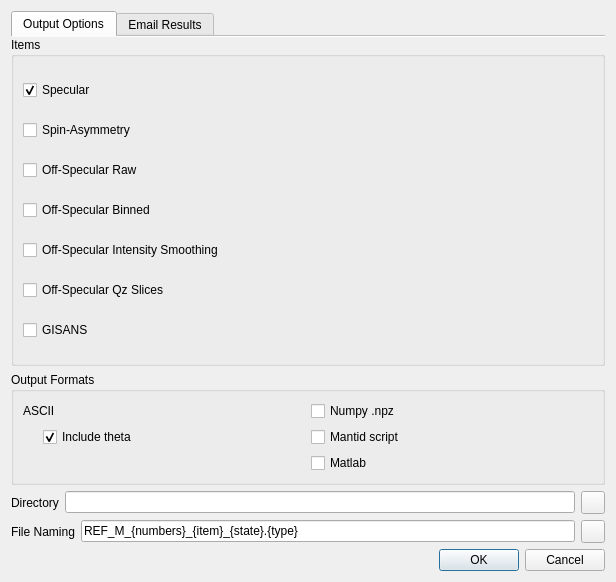
<?xml version="1.0" encoding="UTF-8"?>
<ui version="4.0">
  <class>Dialog</class>
  <widget class="QDialog" name="Dialog">
    <property name="geometry">
      <rect>
        <x>0</x>
        <y>0</y>
        <width>616</width>
        <height>582</height>
      </rect>
    </property>
    <property name="windowTitle">
      <string>Reduction Options</string>
    </property>
    <property name="windowIcon">
      <iconset>
        <normaloff>../../icons/logo.png</normaloff>../../icons/logo.png</iconset>
    </property>
    <layout class="QVBoxLayout" name="verticalLayout_4">
      <item>
        <widget class="QTabWidget" name="tabWidget">
          <property name="currentIndex">
            <number>0</number>
          </property>
          <property name="documentMode">
            <bool>true</bool>
          </property>
          <widget class="QWidget" name="tab">
            <attribute name="title">
              <string>Output Options</string>
            </attribute>
            <layout class="QVBoxLayout" name="verticalLayout_2">
              <property name="leftMargin">
                <number>0</number>
              </property>
              <property name="topMargin">
                <number>0</number>
              </property>
              <property name="rightMargin">
                <number>0</number>
              </property>
              <property name="bottomMargin">
                <number>0</number>
              </property>
              <item>
                <widget class="QGroupBox" name="groupBox_2">
                  <property name="sizePolicy">
                    <sizepolicy hsizetype="Preferred" vsizetype="Expanding">
                      <horstretch>0</horstretch>
                      <verstretch>0</verstretch>
                    </sizepolicy>
                  </property>
                  <property name="title">
                    <string>Items</string>
                  </property>
                  <layout class="QVBoxLayout" name="verticalLayout">
                    <item>
                      <widget class="QCheckBox" name="exportSpecular">
                        <property name="text">
                          <string>Specular</string>
                        </property>
                        <property name="checked">
                          <bool>true</bool>
                        </property>
                      </widget>
                    </item>
                    <item>
                      <widget class="QCheckBox" name="export_SA">
                        <property name="enabled">
                          <bool>true</bool>
                        </property>
                        <property name="text">
                          <string>Spin-Asymmetry</string>
                        </property>
                      </widget>
                    </item>
                    <item>
                      <widget class="QCheckBox" name="exportOffSpecular">
                        <property name="text">
                          <string>Off-Specular Raw</string>
                        </property>
                      </widget>
                    </item>
                    <item>
                      <widget class="QCheckBox" name="exportOffSpecularSmoothed">
                        <property name="text">
                          <string>Off-Specular Binned</string>
                        </property>
                      </widget>
                    </item>
                    <item>
                      <widget class="QCheckBox" name="intensitySmoothingCheckbox">
                        <property name="toolTip">
                          <string>Apply smoothing algorithm to off-specular intensity data</string>
                        </property>
                        <property name="text">
                          <string>Off-Specular Intensity Smoothing</string>
                        </property>
                      </widget>
                    </item>
                    <item>
                      <widget class="QCheckBox" name="exportOffSpecularSlices">
                        <property name="toolTip">
                          <string>Extract Qz slices from off-specular data</string>
                        </property>
                        <property name="text">
                          <string>Off-Specular Qz Slices</string>
                        </property>
                      </widget>
                    </item>
                    <item>
                      <widget class="QCheckBox" name="exportGISANS">
                        <property name="text">
                          <string>GISANS</string>
                        </property>
                      </widget>
                    </item>
                  </layout>
                </widget>
              </item>
              <item>
                <widget class="QGroupBox" name="groupBox_3">
                  <property name="title">
                    <string>Output Formats</string>
                  </property>
                  <layout class="QGridLayout" name="gridLayout">
                    <item row="0" column="0">
                      <widget class="QLabel" name="label_7">
                        <property name="text">
                          <string>ASCII</string>
                        </property>
                      </widget>
                    </item>
                    <item row="1" column="0">
                      <layout class="QHBoxLayout" name="horizontalLayout">
                        <item>
                          <spacer name="horizontalSpacer_2">
                            <property name="orientation">
                              <enum>Qt::Horizontal</enum>
                            </property>
                            <property name="sizeType">
                              <enum>QSizePolicy::Fixed</enum>
                            </property>
                            <property name="sizeHint" stdset="0">
                              <size>
                                <width>20</width>
                                <height>20</height>
                              </size>
                            </property>
                          </spacer>
                        </item>
                        <item>
                          <widget class="QCheckBox" name="five_cols_checkbox">
                            <property name="toolTip">
                              <string>Include the scattering angle as the last column of the ASCII file</string>
                            </property>
                            <property name="text">
                              <string>Include theta</string>
                            </property>
                            <property name="checked">
                              <bool>true</bool>
                            </property>
                          </widget>
                        </item>
                      </layout>
                    </item>
                    <item row="0" column="1">
                      <widget class="QCheckBox" name="numpy">
                        <property name="text">
                          <string>Numpy .npz</string>
                        </property>
                      </widget>
                    </item>
                    <item row="1" column="1">
                      <widget class="QCheckBox" name="mantid_script_checkbox">
                        <property name="text">
                          <string>Mantid script</string>
                        </property>
                      </widget>
                    </item>
                    <item row="2" column="1">
                      <widget class="QCheckBox" name="matlab">
                        <property name="text">
                          <string>Matlab</string>
                        </property>
                      </widget>
                    </item>
                  </layout>
                </widget>
              </item>
              <item>
                <layout class="QHBoxLayout" name="horizontalLayout_2">
                  <item>
                    <widget class="QLabel" name="label">
                      <property name="text">
                        <string>Directory</string>
                      </property>
                    </widget>
                  </item>
                  <item>
                    <widget class="QLineEdit" name="directoryEntry"/>
                  </item>
                  <item>
                    <widget class="QToolButton" name="directoryToolButton">
                      <property name="toolTip">
                        <string>Change output directory</string>
                      </property>
                      <property name="icon">
                        <iconset theme="document-open">
                          <normaloff>.</normaloff>.
                        </iconset>
                      </property>
                    </widget>
                  </item>
                </layout>
              </item>
              <item>
                <layout class="QHBoxLayout" name="horizontalLayout_3">
                  <item>
                    <widget class="QLabel" name="label_2">
                      <property name="text">
                        <string>File Naming</string>
                      </property>
                    </widget>
                  </item>
                  <item>
                    <widget class="QLineEdit" name="fileNameEntry">
                      <property name="text">
                        <string>REF_M_{numbers}_{item}_{state}.{type}</string>
                      </property>
                    </widget>
                  </item>
                  <item>
                    <widget class="QToolButton" name="filenameToolButton">
                      <property name="icon">
                        <iconset resource="../../icons/icons.qrc">
                          <normaloff>../../icons/reset.png</normaloff>../../icons/reset.png
                        </iconset>
                      </property>
                      <property name="toolTip">
                        <string>Reset file naming template to default</string>
                      </property>
                    </widget>
                  </item>
                </layout>
              </item>
            </layout>
          </widget>
          <widget class="QWidget" name="tab_2">
            <attribute name="title">
              <string>Email Results</string>
            </attribute>
            <layout class="QVBoxLayout" name="verticalLayout_5">
              <property name="leftMargin">
                <number>0</number>
              </property>
              <property name="topMargin">
                <number>4</number>
              </property>
              <property name="rightMargin">
                <number>0</number>
              </property>
              <property name="bottomMargin">
                <number>0</number>
              </property>
              <item>
                <widget class="QLabel" name="label_8">
                  <property name="styleSheet">
                    <string notr="true">color: red;</string>
                  </property>
                  <property name="text">
                    <string>Email can only be sent to @ornl addresses.</string>
                  </property>
                  <property name="alignment">
                    <set>Qt::AlignCenter</set>
                  </property>
                </widget>
              </item>
              <item>
                <layout class="QGridLayout" name="gridLayout_3">
                  <item row="0" column="0" colspan="2">
                    <widget class="QCheckBox" name="emailSend">
                      <property name="text">
                        <string>Send email with result files</string>
                      </property>
                    </widget>
                  </item>
                  <item row="0" column="2">
                    <widget class="QCheckBox" name="emailZIPData">
                      <property name="text">
                        <string>ZIP Files</string>
                      </property>
                      <property name="checked">
                        <bool>true</bool>
                      </property>
                    </widget>
                  </item>
                  <item row="1" column="0">
                    <widget class="QRadioButton" name="emailSendAll">
                      <property name="enabled">
                        <bool>false</bool>
                      </property>
                      <property name="text">
                        <string>All</string>
                      </property>
                      <property name="checked">
                        <bool>false</bool>
                      </property>
                    </widget>
                  </item>
                  <item row="1" column="1">
                    <widget class="QRadioButton" name="emailSendPlots">
                      <property name="enabled">
                        <bool>false</bool>
                      </property>
                      <property name="text">
                        <string>Only Plots</string>
                      </property>
                    </widget>
                  </item>
                  <item row="1" column="2">
                    <widget class="QRadioButton" name="emailSendData">
                      <property name="text">
                        <string>Only Data</string>
                      </property>
                      <property name="checked">
                        <bool>true</bool>
                      </property>
                    </widget>
                  </item>
                </layout>
              </item>
              <item>
                <layout class="QGridLayout" name="gridLayout_2">
                  <item row="0" column="0">
                    <widget class="QLabel" name="label_4">
                      <property name="text">
                        <string>To:</string>
                      </property>
                    </widget>
                  </item>
                  <item row="0" column="1">
                    <widget class="QLineEdit" name="emailTo">
                      <property name="text">
                        <string/>
                      </property>
                    </widget>
                  </item>
                  <item row="1" column="0">
                    <widget class="QLabel" name="label_5">
                      <property name="text">
                        <string>CC:</string>
                      </property>
                    </widget>
                  </item>
                  <item row="1" column="1">
                    <widget class="QLineEdit" name="emailCc"/>
                  </item>
                  <item row="2" column="0">
                    <widget class="QLabel" name="label_3">
                      <property name="text">
                        <string>Subject:</string>
                      </property>
                    </widget>
                  </item>
                  <item row="2" column="1">
                    <widget class="QLineEdit" name="emailSubject"/>
                  </item>
                </layout>
              </item>
              <item>
                <widget class="QLabel" name="label_6">
                  <property name="text">
                    <string>Message Text:</string>
                  </property>
                </widget>
              </item>
              <item>
                <widget class="QPlainTextEdit" name="emailText"/>
              </item>
            </layout>
          </widget>
        </widget>
      </item>
      <item>
        <widget class="QDialogButtonBox" name="buttonBox">
          <property name="orientation">
            <enum>Qt::Horizontal</enum>
          </property>
          <property name="standardButtons">
            <set>QDialogButtonBox::Cancel|QDialogButtonBox::Ok</set>
          </property>
        </widget>
      </item>
    </layout>
  </widget>
  <tabstops>
    <tabstop>directoryEntry</tabstop>
    <tabstop>fileNameEntry</tabstop>
    <tabstop>buttonBox</tabstop>
    <tabstop>exportSpecular</tabstop>
    <tabstop>exportOffSpecular</tabstop>
    <tabstop>intensitySmoothingCheckbox</tabstop>
    <tabstop>exportOffSpecularSmoothed</tabstop>
    <tabstop>exportGISANS</tabstop>
    <tabstop>directoryToolButton</tabstop>
    <tabstop>filenameToolButton</tabstop>
    <tabstop>tabWidget</tabstop>
  </tabstops>
  <resources>
    <include location="../../icons/icons.qrc"/>
  </resources>
  <connections>
    <connection>
      <sender>buttonBox</sender>
      <signal>accepted()</signal>
      <receiver>Dialog</receiver>
      <slot>accept()</slot>
      <hints>
        <hint type="sourcelabel">
          <x>256</x>
          <y>395</y>
        </hint>
        <hint type="destinationlabel">
          <x>157</x>
          <y>274</y>
        </hint>
      </hints>
    </connection>
    <connection>
      <sender>buttonBox</sender>
      <signal>rejected()</signal>
      <receiver>Dialog</receiver>
      <slot>reject()</slot>
      <hints>
        <hint type="sourcelabel">
          <x>324</x>
          <y>395</y>
        </hint>
        <hint type="destinationlabel">
          <x>286</x>
          <y>274</y>
        </hint>
      </hints>
    </connection>
    <connection>
      <sender>directoryToolButton</sender>
      <signal>clicked()</signal>
      <receiver>Dialog</receiver>
      <slot>change_directory()</slot>
      <hints>
        <hint type="sourcelabel">
          <x>394</x>
          <y>336</y>
        </hint>
        <hint type="destinationlabel">
          <x>400</x>
          <y>197</y>
        </hint>
      </hints>
    </connection>
    <connection>
      <sender>filenameToolButton</sender>
      <signal>clicked()</signal>
      <receiver>Dialog</receiver>
      <slot>reset_filename_template()</slot>
      <hints>
        <hint type="sourcelabel">
          <x>394</x>
          <y>395</y>
        </hint>
        <hint type="destinationlabel">
          <x>394</x>
          <y>274</y>
        </hint>
      </hints>
    </connection>
  </connections>
  <slots>
    <slot>change_directory()</slot>
  </slots>
</ui>
